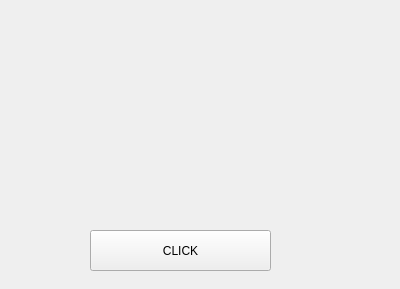
<?xml version="1.0" encoding="UTF-8"?>
<ui version="4.0">
 <class>MainWindow</class>
 <widget class="QMainWindow" name="MainWindow">
  <property name="geometry">
   <rect>
    <x>0</x>
    <y>0</y>
    <width>400</width>
    <height>289</height>
   </rect>
  </property>
  <property name="windowTitle">
   <string>MainWindow</string>
  </property>
  <widget class="QWidget" name="centralwidget">
   <widget class="QPushButton" name="pushButton">
    <property name="geometry">
     <rect>
      <x>90</x>
      <y>230</y>
      <width>181</width>
      <height>41</height>
     </rect>
    </property>
    <property name="text">
     <string>CLICK</string>
    </property>
   </widget>
  </widget>
 </widget>
 <resources/>
 <connections/>
</ui>
